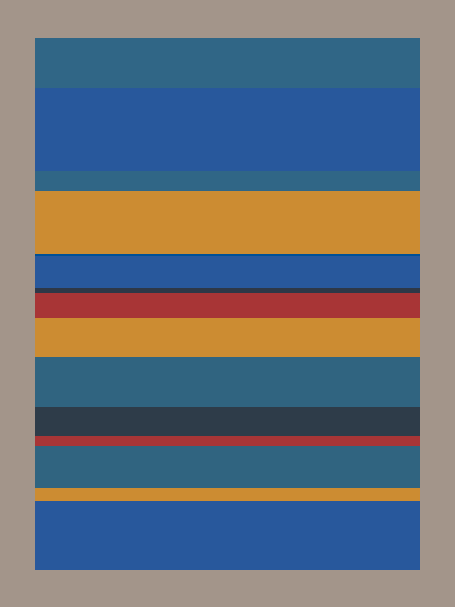
Frame 1 (no input)
Frame 60 (no input): identical to frame 1, image omitted
Frame 120 (the mouse pressed at the canvas centre since frame 60): identical to frame 1, image omitted

The p5.js sketch that drew this single still picture (run headless with seeded random() and noise() and a simulated clock; from frame 60 on, the mouse is pressed at the canvas centre):

// p5.js sketch
// ── sketch.js
var x = 35;
var y = 38;
var w = 385;

function setup() {
createCanvas (455, 607);
noStroke();
background (163,149,138);
}

function draw() {
//middle full rectangle
fill (40,88,156);
rect(x, y, w, 532);

//top light blue rectangle
fill(48,102,134);
rect(x,y,w,50);

//light blue 2
fill(48,102,134);
rect(x,171,w,20);

//mustard rectangle
fill(204,140,50);
rect(x,191,w,63);

//dark blue rectangle
fill(0,80,150);
rect(x,254,w,2);

//blackish rectangle
fill(46,56,71);
rect(x,288,w,5);

//red rectangle
fill(168,53,54);
rect(x,293,w,25);

//mustard 2
fill(204,140,50);
rect(x,318,w,39);

//almost light blue 3
fill(48,100,128);
rect(x,357,w,50);

//almost blackish 2
fill(46,60,73);
rect(x,407,w,29);

//red rectangle
fill(168,53,54);
rect(x,436,w,10);

//almost light blue 4
fill(48,100,128);
rect(x,446,w,42);

//mustard 3
fill(204,140,50);
rect(x,488,w,13);

}
